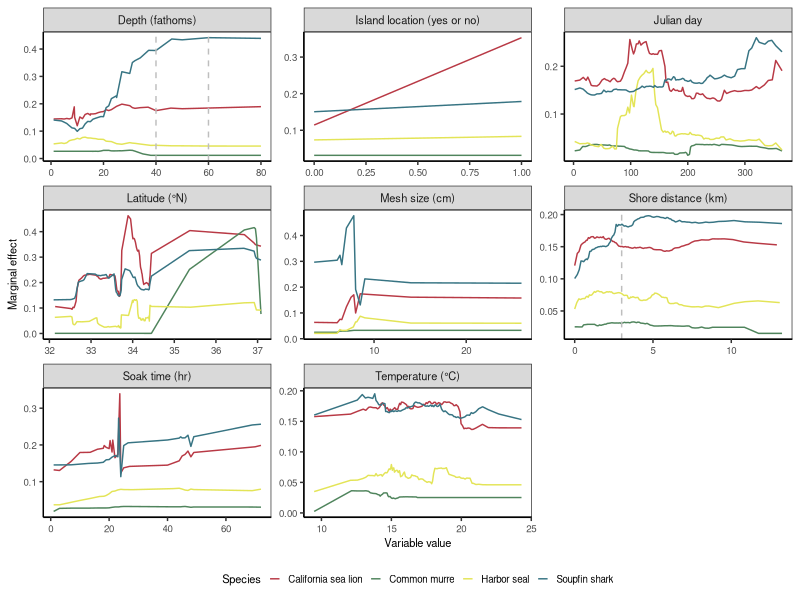
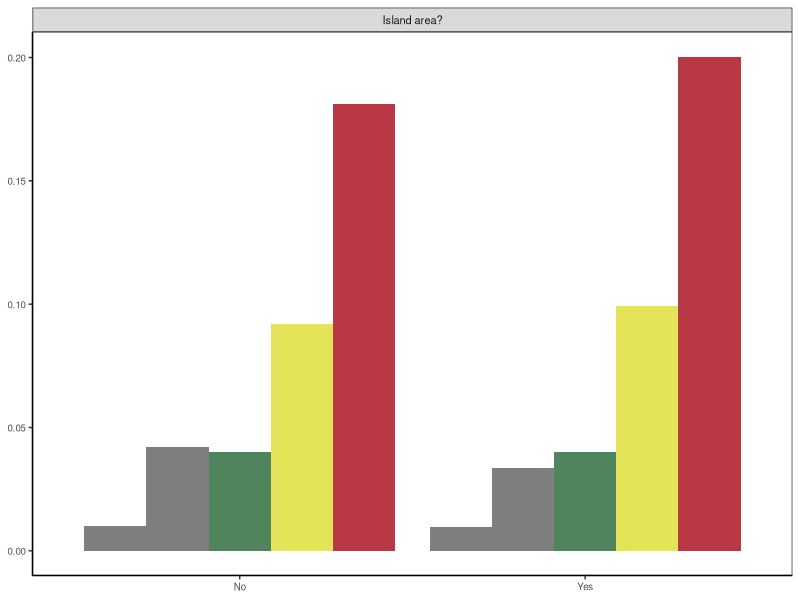
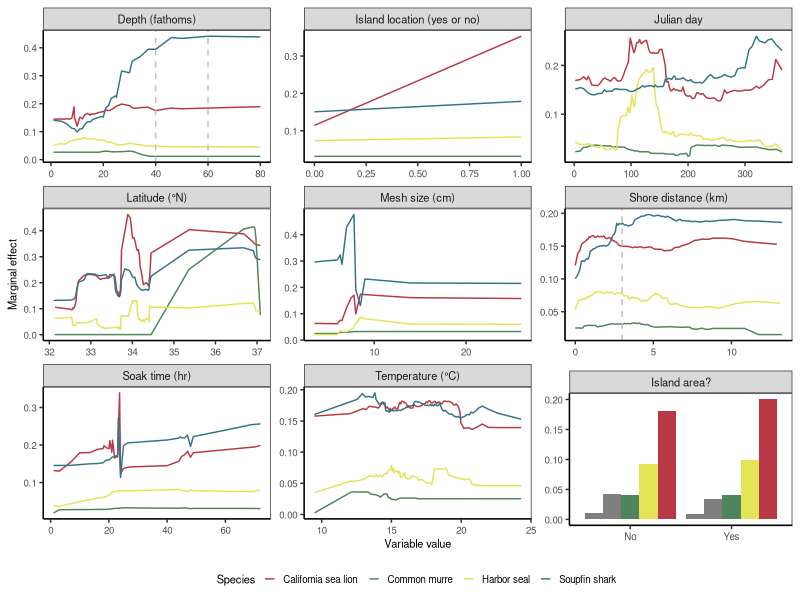

These charts were generated, in order, by the following R code: (Note: this script raises an error after producing the figures.)

# Clear workspace
rm(list = ls())

# Setup
################################################################################

# Packages
library(tidyverse)
library(cowplot)

# Directories
plotdir <- "figures"


# Read data
################################################################################

data <- read.csv("model_result/marginal_effects.csv")

data_cat <- read.csv("model_result/categorical_marginal_effects.csv")

# Reorder categorical data
################################################################################
data_cat <- data_cat %>%
  mutate(species = species %>% fct_reorder(prob))

# Plot data
################################################################################

# Theme
base_theme <-  theme(axis.text=element_text(size=7),
                     axis.title=element_text(size=8),
                     legend.text=element_text(size=7),
                     legend.title=element_text(size=8),
                     strip.text=element_text(size=8),
                     # Gridlines
                     panel.grid.major = element_blank(), 
                     panel.grid.minor = element_blank(),
                     panel.background = element_blank(), 
                     axis.line = element_line(colour = "black"),
                     # Legend
                     legend.background = element_rect(fill=alpha('blue', 0)))

# Plot

# specify the species color
species_color <- c("California sea lion" = "#B83945", "Common murre" = "#4F845C", "Harbor seal" = "#E3E457", "Soupfin shark" = "#377483")

# create dataframe of vertical dashed lines
vline <- data.frame(xintercept = c(40, 60, 3),
                    variable = c("Depth (fathoms)", "Depth (fathoms)", "Shore distance (km)"))

main_plot <- ggplot(data, aes(x=value, y=prob, color=species)) +
  facet_wrap(~variable, ncol=3, scales="free") +
  geom_line() +
  geom_vline(data = vline, aes(xintercept = xintercept), linetype = "dashed", color = "gray") +
  # Labels
  labs(x="Variable value", y="Marginal effect") +
  # Legend
  scale_colour_manual(name="Species", values = species_color) +
  # Theme
  theme_bw() + base_theme +
  theme(legend.key.size=unit(0.3, "cm"),
        legend.position = "bottom")

main_plot


insert_plot <- ggplot(data_cat, aes(x = value, y = prob, fill=species)) +
  facet_wrap(~variable) +
  geom_bar(stat = "identity", position = "dodge") +
  # fill color
  scale_fill_manual(values = species_color) +
  # Theme
  theme_bw() + base_theme +
  theme(legend.position = "none",
        axis.title.x = element_blank(),
        axis.title.y = element_blank())
  
insert_plot

# use cowplot package, we can insert categorical plot inside

plot_with_insert <-
  ggdraw() +
  draw_plot(main_plot) +
  draw_plot(insert_plot, x = 0.67, y = 0.085, width = 0.33, height = 0.31)

plot_with_insert


  
# Export
ggsave(plot_with_insert, filename=file.path(plotdir, "Fig5_marginal_effects.png"), 
       width=5.6, height=6.5, units="in", dpi=600)








